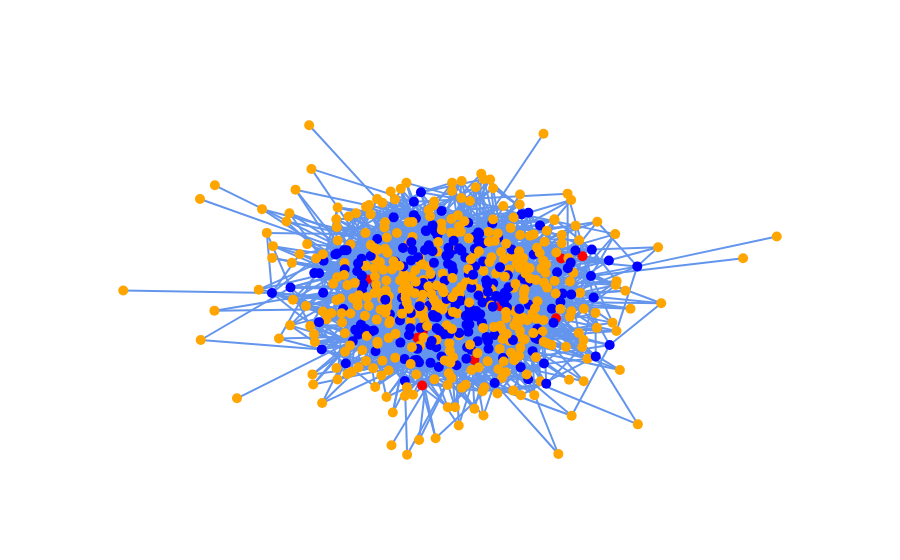

Write notebook code for a chart like this one.
### Markdown cell above
In the diagram below, houses are represented by an orange node and offices with a blue node. Each connection is the connection between a house and an office due to an individual moving between them. Red nodes and connections indicate infected individuals.

### Code cell
graph_network(households, offices, infected_people, unique_locations, N, N_Households, N_offices)
